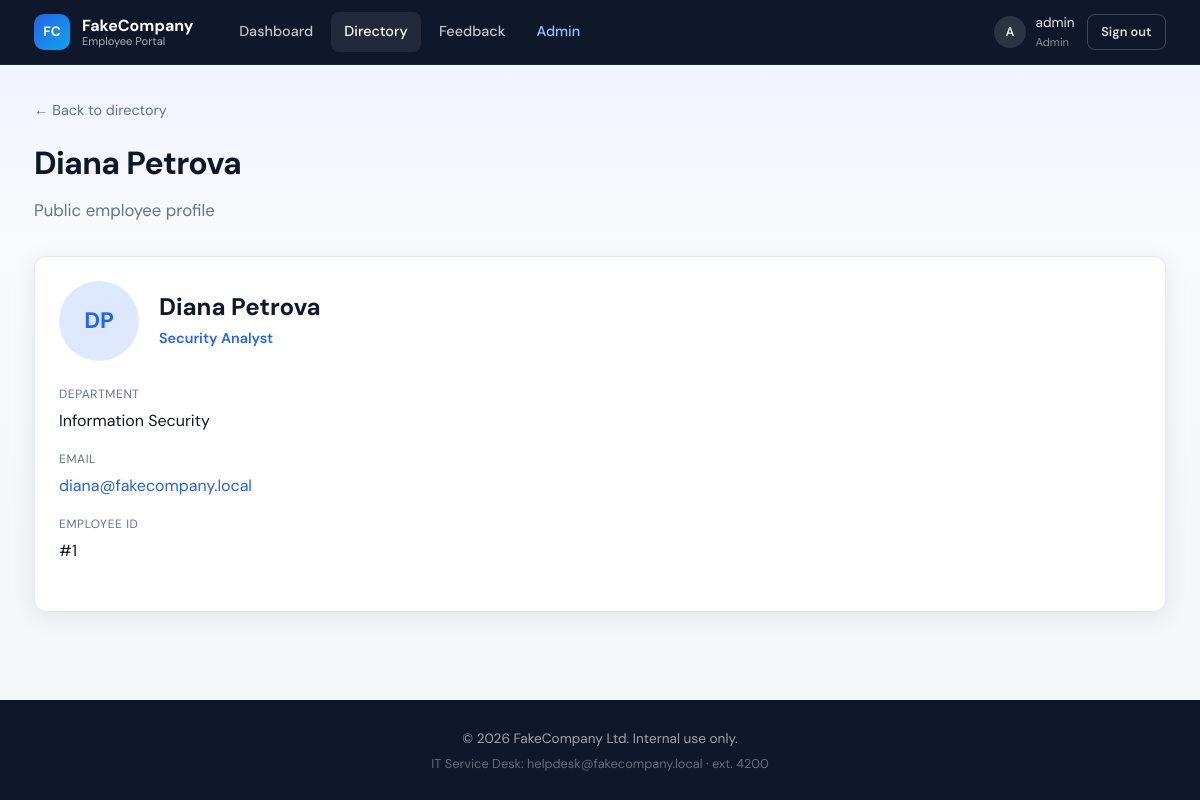
Screenshot of /profile/1 (signed in) with the database file from the repository.
### tables this page shows
CREATE TABLE users (
    id INTEGER PRIMARY KEY,
    username TEXT,
    password TEXT,
    role TEXT
, email TEXT, employee_id INTEGER);

### app.py (the view)
@app.route("/profile/<int:employee_id>")
def profile(employee_id):
    employee = next((e for e in PUBLIC_EMPLOYEES if e["id"] == employee_id), None)
    return render_template("profile.html", employee=employee)

### app.py (called while the page is built)
def get_db():
    if "db" not in g:
        g.db = sqlite3.connect(DATABASE)
        g.db.row_factory = sqlite3.Row
    return g.db

def current_user():
    username = session.get("user")
    if not username:
        return None
    db = get_db()
    return db.execute(
        "SELECT id, username, role, email, employee_id FROM users WHERE username = ?",
        (username,),
    ).fetchone()

@app.context_processor
def inject_globals():
    return {"current_user": current_user()}

### templates/profile.html (shortened to what this page needs)
{% extends "base.html" %}
{% block content %}
<section class="page-header">
    <a href="{{ url_for('employee_list') }}" class="back-link">&larr; Back to directory</a>
    {% if employee %}
    <h1>{{ employee.name }}</h1>
    <p class="page-lead">Public employee profile</p>
    {% else %}
    <h1>Employee not found</h1>
    <p class="page-lead">No profile exists for this ID.</p>
    {% endif %}
</section>
{% if employee %}
<section class="section">
    <div class="profile-card">
        <div class="profile-header">
            <div class="employee-avatar employee-avatar-lg">
                {{ employee.name.split()[0][0] }}{{ employee.name.split()[-1][0] }}
            </div>
            <div>
                <h2>{{ employee.name }}</h2>
                <p class="employee-role">{{ employee.role }}</p>
            </div>
        </div>
        <dl class="detail-list">
            <div>
                <dt>Department</dt>
                <dd>{{ employee.department }}</dd>
            </div>
            <div>
                <dt>Email</dt>
                <dd><a href="mailto:{{ employee.email }}">{{ employee.email }}</a></dd>
            </div>
            <div>
                <dt>Employee ID</dt>
                <dd>#{{ employee.id }}</dd>
            </div>
        </dl>
    </div>
</section>
{% endif %}
{% endblock %}

### templates/base.html (shortened to what this page needs)
<!DOCTYPE html>
<html lang="en">
<head>
    <link rel="stylesheet" href="{{ url_for('static', filename='css/style.css') }}">
</head>
<body>
    <header class="site-header">
        <div class="header-inner">
            <a href="{{ url_for('home') if current_user else url_for('login') }}" class="brand">
                <span class="brand-mark">FC</span>
                <span class="brand-text">
                    <strong>FakeCompany</strong>
                    <small>Employee Portal</small>
                </span>
            </a>
            {% if current_user %}
            <nav class="main-nav">
                <a href="{{ url_for('home') }}" class="{% if request.endpoint == 'home' %}active{% endif %}">Dashboard</a>
                <a href="{{ url_for('employee_list') }}" class="{% if request.endpoint in ('employee_list', 'profile') %}active{% endif %}">Directory</a>
                <a href="{{ url_for('contact') }}" class="{% if request.endpoint == 'contact' %}active{% endif %}">Feedback</a>
                {% if current_user.role == 'admin' %}
                <a href="{{ url_for('admin') }}" class="nav-admin {% if request.endpoint and request.endpoint.startswith('admin') %}active{% endif %}">Admin</a>
                {% endif %}
            </nav>
            <div class="user-menu">
                <span class="user-badge">
                    <span class="user-avatar">{{ current_user.username[0]|upper }}</span>
                    <span>
                        {{ current_user.username }}
                        <small>{{ current_user.role }}</small>
                    </span>
                </span>
                <a href="{{ url_for('logout') }}" class="btn btn-ghost btn-sm">Sign out</a>
            </div>
            {% else %}
            <nav class="main-nav">
                <a href="{{ url_for('about') }}">About</a>
                <a href="{{ url_for('contact') }}">Contact</a>
            </nav>
            <a href="{{ url_for('login') }}" class="btn btn-primary btn-sm">Sign in</a>
            {% endif %}
        </div>
    </header>
    <main class="main-content">
        {% block content %}{% endblock %}
    </main>
    <footer class="site-footer">
        <div class="footer-inner">
            <p>&copy; 2026 FakeCompany Ltd. Internal use only.</p>
            <p class="footer-meta">IT Service Desk: helpdesk@fakecompany.local · ext. 4200</p>
        </div>
    </footer>
</body>
</html>

### rows the page displays
users: username "A", username "admin", role "Admin"

### other values shown
{{ employee.name }} "Diana Petrova"
{{ employee.name.split()[0][0] }} "D"
{{ employee.name.split()[-1][0] }} "P"
{{ employee.role }} "Security Analyst"
{{ employee.department }} "Information Security"
{{ employee.email }} "diana@fakecompany.local"
{{ employee.id }} "1"
